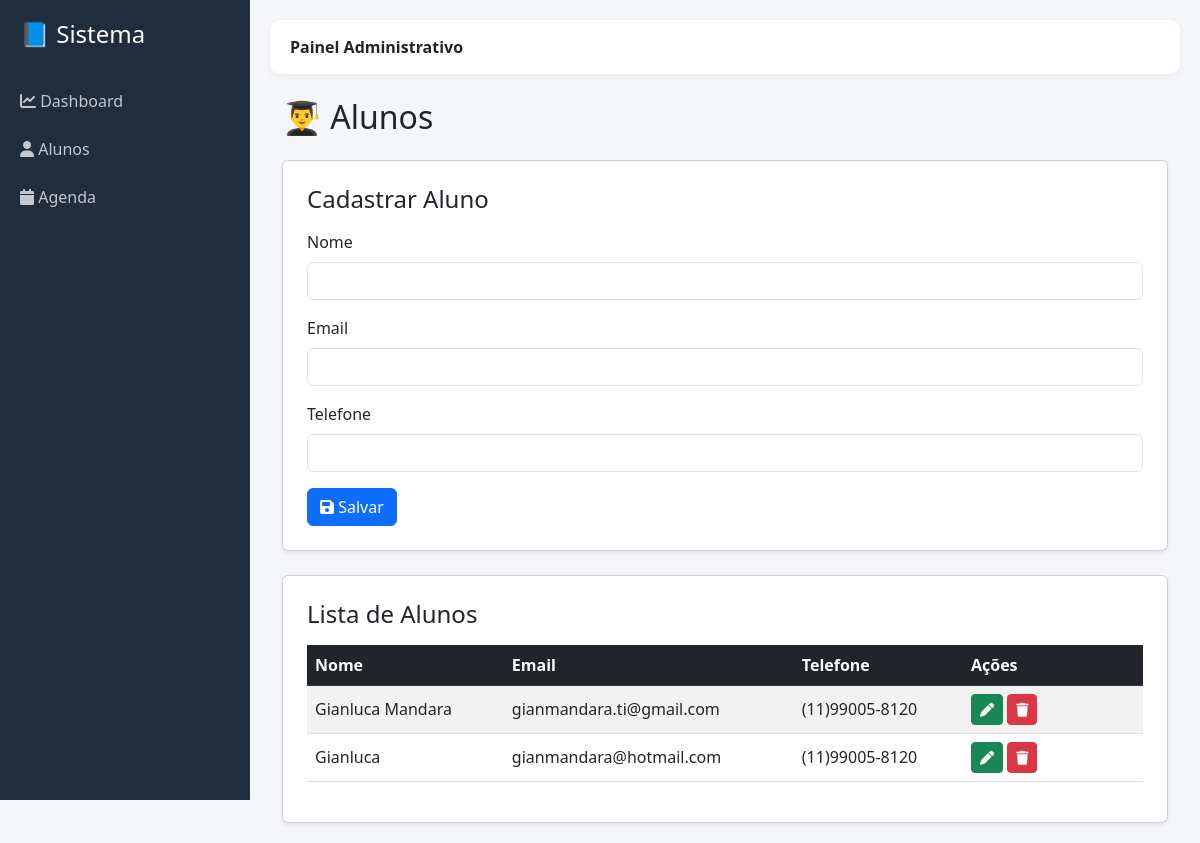
The app's page /alunos with its own data.
### tables this page shows
CREATE TABLE alunos (
id INTEGER PRIMARY KEY AUTOINCREMENT,
nome TEXT,
email TEXT,
telefone TEXT
);

### app.py (the view, shortened to what this page needs)
@app.route("/alunos", methods=["GET", "POST"])
def alunos():
    conn = conectar()
    lista = conn.execute("SELECT * FROM alunos").fetchall()
    conn.close()
    return render_template("alunos.html", alunos=lista)

### app.py (called while the page is built)
def conectar():
    caminho = os.path.join(os.path.dirname(__file__), "database", "escola.db")
    conn = sqlite3.connect(caminho)
    conn.row_factory = sqlite3.Row
    return conn

### templates/alunos.html (shortened to what this page needs)
{% extends "base.html" %}
{% block conteudo %}
<div class="container mt-4">
    <h2 class="mb-4">👨‍🎓 Alunos</h2>
    <div class="card p-4 mb-4 shadow-sm">
        <h4 class="mb-3">Cadastrar Aluno</h4>
        <form method="POST">
            <div class="mb-3">
                <label class="form-label">Nome</label>
                <input type="text" name="nome" class="form-control" required>
            </div>
            <div class="mb-3">
                <label class="form-label">Email</label>
                <input type="email" name="email" class="form-control" required>
            </div>
            <div class="mb-3">
                <label class="form-label">Telefone</label>
                <input type="text" name="telefone" class="form-control" required>
            </div>
            <button class="btn btn-primary">
                <i class="fa-solid fa-save"></i> Salvar
            </button>
        </form>
    </div>
    <div class="card p-4 shadow-sm">
        <h4 class="mb-3">Lista de Alunos</h4>
        <table class="table table-striped table-hover align-middle">
            <thead class="table-dark">
                <tr>
                    <th>Nome</th>
                    <th>Email</th>
                    <th>Telefone</th>
                    <th style="width:180px;">Ações</th>
                </tr>
            </thead>
            <tbody>
            {% for aluno in alunos %}
                <tr>
                    <td>{{ aluno['nome'] }}</td>
                    <td>{{ aluno['email'] }}</td>
                    <td>{{ aluno['telefone'] }}</td>
                    <td>
                        <a href="/editar/{{ aluno['id'] }}" class="btn btn-success btn-sm">
                            <i class="fa-solid fa-pen"></i>
                        </a>
                        <a href="/excluir/{{ aluno['id'] }}"
                           class="btn btn-danger btn-sm"
                           onclick="return confirm('Tem certeza que deseja excluir?')">
                            <i class="fa-solid fa-trash"></i>
                        </a>
                    </td>
                </tr>
            {% endfor %}
            </tbody>
        </table>
    </div>
</div>
{% endblock %}

### templates/base.html (style rules this page uses)
body { background:#f4f6f9; }

### records on screen
alunos: nome "Gianluca Mandara", email "gianmandara.ti@gmail.com", telefone "(11)99005-8120"
alunos: nome "Gianluca", email "gianmandara@hotmail.com", telefone "(11)99005-8120"
